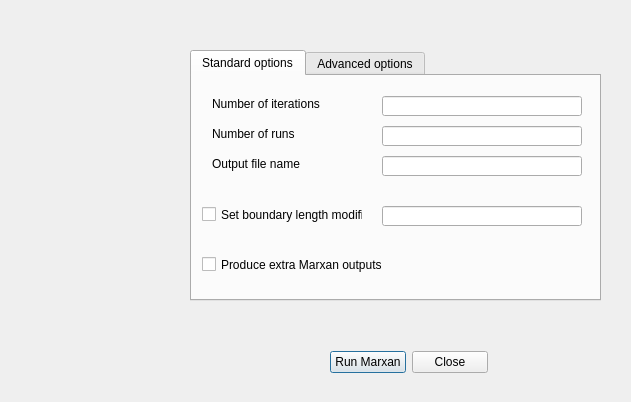
<?xml version="1.0" encoding="UTF-8"?>
<ui version="4.0">
 <class>marxanDialog</class>
 <widget class="QDialog" name="marxanDialog">
  <property name="windowModality">
   <enum>Qt::ApplicationModal</enum>
  </property>
  <property name="geometry">
   <rect>
    <x>0</x>
    <y>0</y>
    <width>631</width>
    <height>402</height>
   </rect>
  </property>
  <property name="windowTitle">
   <string>Run Marxan</string>
  </property>
  <widget class="QTabWidget" name="tabWidget">
   <property name="geometry">
    <rect>
     <x>190</x>
     <y>50</y>
     <width>411</width>
     <height>251</height>
    </rect>
   </property>
   <property name="currentIndex">
    <number>0</number>
   </property>
   <widget class="QWidget" name="tab1">
    <attribute name="title">
     <string>Standard options</string>
    </attribute>
    <widget class="QCheckBox" name="extraCheckBox">
     <property name="geometry">
      <rect>
       <x>10</x>
       <y>180</y>
       <width>181</width>
       <height>17</height>
      </rect>
     </property>
     <property name="text">
      <string>Produce extra Marxan outputs</string>
     </property>
    </widget>
    <widget class="QLineEdit" name="outputLineEdit">
     <property name="geometry">
      <rect>
       <x>190</x>
       <y>80</y>
       <width>200</width>
       <height>20</height>
      </rect>
     </property>
    </widget>
    <widget class="QLineEdit" name="runLineEdit">
     <property name="geometry">
      <rect>
       <x>190</x>
       <y>50</y>
       <width>200</width>
       <height>20</height>
      </rect>
     </property>
    </widget>
    <widget class="QLineEdit" name="iterLineEdit">
     <property name="geometry">
      <rect>
       <x>190</x>
       <y>20</y>
       <width>200</width>
       <height>20</height>
      </rect>
     </property>
    </widget>
    <widget class="QCheckBox" name="boundCheckBox">
     <property name="geometry">
      <rect>
       <x>10</x>
       <y>130</y>
       <width>161</width>
       <height>17</height>
      </rect>
     </property>
     <property name="text">
      <string>Set boundary length modifier</string>
     </property>
    </widget>
    <widget class="QLabel" name="iterLabel">
     <property name="geometry">
      <rect>
       <x>20</x>
       <y>20</y>
       <width>111</width>
       <height>16</height>
      </rect>
     </property>
     <property name="text">
      <string>Number of iterations</string>
     </property>
    </widget>
    <widget class="QLabel" name="outputLabel">
     <property name="geometry">
      <rect>
       <x>20</x>
       <y>80</y>
       <width>121</width>
       <height>16</height>
      </rect>
     </property>
     <property name="text">
      <string>Output file name</string>
     </property>
    </widget>
    <widget class="QLabel" name="runLabel">
     <property name="geometry">
      <rect>
       <x>20</x>
       <y>50</y>
       <width>121</width>
       <height>16</height>
      </rect>
     </property>
     <property name="text">
      <string>Number of runs</string>
     </property>
    </widget>
    <widget class="QLineEdit" name="boundLineEdit">
     <property name="geometry">
      <rect>
       <x>190</x>
       <y>130</y>
       <width>200</width>
       <height>20</height>
      </rect>
     </property>
    </widget>
   </widget>
   <widget class="QWidget" name="extraTab">
    <attribute name="title">
     <string>Advanced options</string>
    </attribute>
    <widget class="QLineEdit" name="missingLineEdit">
     <property name="geometry">
      <rect>
       <x>180</x>
       <y>50</y>
       <width>200</width>
       <height>20</height>
      </rect>
     </property>
    </widget>
    <widget class="QLabel" name="missingLabel">
     <property name="geometry">
      <rect>
       <x>20</x>
       <y>50</y>
       <width>131</width>
       <height>16</height>
      </rect>
     </property>
     <property name="text">
      <string>&lt;!DOCTYPE HTML PUBLIC &quot;-//W3C//DTD HTML 4.0//EN&quot; &quot;http://www.w3.org/TR/REC-html40/strict.dtd&quot;&gt;
&lt;html&gt;&lt;head&gt;&lt;meta name=&quot;qrichtext&quot; content=&quot;1&quot; /&gt;&lt;style type=&quot;text/css&quot;&gt;
p, li { white-space: pre-wrap; }
&lt;/style&gt;&lt;/head&gt;&lt;body style=&quot; font-family:'MS Shell Dlg 2'; font-size:8pt; font-weight:400; font-style:normal;&quot;&gt;
&lt;p style=&quot; margin-top:12px; margin-bottom:12px; margin-left:0px; margin-right:0px; -qt-block-indent:0; text-indent:0px;&quot;&gt;Species missing if target&lt;/p&gt;&lt;/body&gt;&lt;/html&gt;</string>
     </property>
    </widget>
    <widget class="QLineEdit" name="propLineEdit">
     <property name="geometry">
      <rect>
       <x>180</x>
       <y>20</y>
       <width>200</width>
       <height>20</height>
      </rect>
     </property>
    </widget>
    <widget class="QLabel" name="propLabel">
     <property name="geometry">
      <rect>
       <x>20</x>
       <y>20</y>
       <width>91</width>
       <height>13</height>
      </rect>
     </property>
     <property name="text">
      <string>Starting proportion</string>
     </property>
    </widget>
    <widget class="QLabel" name="missingLabel_2">
     <property name="geometry">
      <rect>
       <x>20</x>
       <y>50</y>
       <width>131</width>
       <height>51</height>
      </rect>
     </property>
     <property name="text">
      <string>&lt;html&gt;&lt;head/&gt;&lt;body&gt;&lt;p&gt;proportion is lower than&lt;/p&gt;&lt;/body&gt;&lt;/html&gt;</string>
     </property>
    </widget>
    <widget class="QCheckBox" name="parallelCheckBox">
     <property name="geometry">
      <rect>
       <x>20</x>
       <y>110</y>
       <width>351</width>
       <height>17</height>
      </rect>
     </property>
     <property name="text">
      <string>Run parallel Marxan analyses</string>
     </property>
    </widget>
    <widget class="QListWidget" name="parallelListWidget">
     <property name="enabled">
      <bool>false</bool>
     </property>
     <property name="geometry">
      <rect>
       <x>180</x>
       <y>140</y>
       <width>31</width>
       <height>71</height>
      </rect>
     </property>
    </widget>
    <widget class="QLabel" name="parallelLabel">
     <property name="enabled">
      <bool>false</bool>
     </property>
     <property name="geometry">
      <rect>
       <x>40</x>
       <y>140</y>
       <width>161</width>
       <height>16</height>
      </rect>
     </property>
     <property name="text">
      <string>Number of parallel analyses</string>
     </property>
    </widget>
   </widget>
  </widget>
  <widget class="QLabel" name="label">
   <property name="geometry">
    <rect>
     <x>20</x>
     <y>10</y>
     <width>151</width>
     <height>351</height>
    </rect>
   </property>
   <property name="text">
    <string/>
   </property>
   <property name="pixmap">
    <pixmap resource="resources.qrc">:/plugins/Cluz/icons/icons/marxan_logo.png</pixmap>
   </property>
  </widget>
  <widget class="QWidget" name="layoutWidget">
   <property name="geometry">
    <rect>
     <x>330</x>
     <y>350</y>
     <width>158</width>
     <height>25</height>
    </rect>
   </property>
   <layout class="QHBoxLayout" name="horizontalLayout">
    <item>
     <widget class="QPushButton" name="runButton">
      <property name="text">
       <string>Run Marxan</string>
      </property>
     </widget>
    </item>
    <item>
     <widget class="QPushButton" name="closeButton">
      <property name="text">
       <string>Close</string>
      </property>
     </widget>
    </item>
   </layout>
  </widget>
  <zorder>layoutWidget</zorder>
  <zorder>tabWidget</zorder>
  <zorder>label</zorder>
 </widget>
 <resources>
  <include location="resources.qrc"/>
 </resources>
 <connections>
  <connection>
   <sender>closeButton</sender>
   <signal>clicked()</signal>
   <receiver>marxanDialog</receiver>
   <slot>close()</slot>
   <hints>
    <hint type="sourcelabel">
     <x>412</x>
     <y>351</y>
    </hint>
    <hint type="destinationlabel">
     <x>414</x>
     <y>320</y>
    </hint>
   </hints>
  </connection>
  <connection>
   <sender>boundCheckBox</sender>
   <signal>clicked(bool)</signal>
   <receiver>boundLineEdit</receiver>
   <slot>setVisible(bool)</slot>
   <hints>
    <hint type="sourcelabel">
     <x>202</x>
     <y>202</y>
    </hint>
    <hint type="destinationlabel">
     <x>372</x>
     <y>204</y>
    </hint>
   </hints>
  </connection>
  <connection>
   <sender>parallelCheckBox</sender>
   <signal>toggled(bool)</signal>
   <receiver>parallelLabel</receiver>
   <slot>setEnabled(bool)</slot>
   <hints>
    <hint type="sourcelabel">
     <x>222</x>
     <y>190</y>
    </hint>
    <hint type="destinationlabel">
     <x>259</x>
     <y>219</y>
    </hint>
   </hints>
  </connection>
  <connection>
   <sender>parallelCheckBox</sender>
   <signal>clicked(bool)</signal>
   <receiver>parallelListWidget</receiver>
   <slot>setEnabled(bool)</slot>
   <hints>
    <hint type="sourcelabel">
     <x>332</x>
     <y>192</y>
    </hint>
    <hint type="destinationlabel">
     <x>473</x>
     <y>221</y>
    </hint>
   </hints>
  </connection>
 </connections>
</ui>
